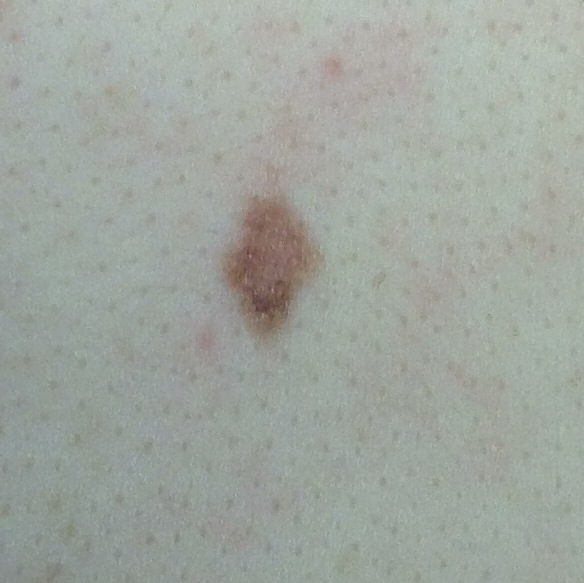
#> input picture Lab3_Moles/lab2_moles/low_risk_1.jpg, 584 x 583 px, given in place of low_risk_4.jpg, which was not available
$ python SegmOfMoles.py
#> lines starting #> are read from the running program, lines starting #| are printed output that depends on the picture; after the words box and inside, x2 and y2 are one past the last pixel; in counts of white or black regions, pixels touching at a corner belong together; pictures that were not available may be replaced by others from this repository, and a replacement may not be noted
import matplotlib.image as mpimg
import matplotlib.pyplot as plt
import numpy as np
import os
from sklearn.cluster import KMeans
from sklearn.cluster import DBSCAN

def main():
    plt.ion()   # turn on interactive mode
    infolder = 'lab2_moles'   # folder with images
    outfolder = 'Plot'  # folder to save the images

    #for filename in os.listdir(folder): # loop through all files in the folder
    filename = 'low_risk_4.jpg'
    file_path = os.path.join(infolder, filename)  # get the path to the file
    img = mpimg.imread(file_path)   # read the image
#> img is the input picture: shape (583, 584, 3); mean R, G, B 159.4, 165.6, 158.5

    [nrows, ncols, nchannels] = img.shape # get the image size
#> nrows = 583; ncols = 584; nchannels = 3
    img_2D = img.reshape(nrows*ncols, nchannels)    # reshape the image to a 2D array
    kmeans = KMeans(n_clusters=3, random_state=0) # create KMeans object, we want to have 3 clusters
    kmeans.fit(img_2D) # fit the model kmeans to the data

    # the image is in RGB, so it has 3 channels, when we execute kmean on the image, we get 3 centroids, each of them has 3 coordinates
    kmeans.cluster_centers_ # get the cluster centers (k=3 centroids with D=3 coordinates), k is the hyperparameter of the KMeans algorithm, D is the number of features
    kmeans.labels_ # get the labels of the each point in the image, so we get the cluster index for each pixel
    Ncluster = len(kmeans.cluster_centers_) # get the number of clusters, which is equal to the number of centroids. We read the number of rows of the centroids matrix
    centroids = kmeans.cluster_centers_.astype('uint8') # convert the centroids to 8-bit unsigned integers
    img_2D_quant = img_2D.copy() # create a copy of the 2D image
    for kc in range(Ncluster):  # loop through all clusters
        img_2D_quant[(kmeans.labels_ == kc),:] = centroids[kc,:]    # produce a quantized image, where each pixel is assigned to the closest centroid
    img_quant = img_2D_quant.reshape(nrows, ncols, nchannels)   # reshape the image to the original size
    plt.figure()
    plt.imshow(img_quant, interpolation=None)
    plt.title('Quantized image')
    #plt.show()
    plt.savefig(os.path.join(outfolder, 'quantized_'+filename))  # Save the plot as a file in the specified directory

    centroids = kmeans.cluster_centers_
    conv_to_gray = np.array([0.2125, 0.7154, 0.0721]) # conversion to grayscale
    centroids_gray = centroids@conv_to_gray # convert the centroids to grayscale
    i_col = centroids_gray.argmin() # get the index of the darkest centroid

    img_clust = kmeans.labels_.reshape(nrows, ncols) # reshape the labels to the image size
    mole_pos = np.argwhere(img_clust == i_col) # get the positions of the darkest cluster

    img_mole = np.ones([nrows, ncols]) * 255  # create a white image

    clusters = DBSCAN(eps=1, min_samples=4).fit(mole_pos)  # Fit DBSCAN
    labels = clusters.labels_  # Get cluster labels
    unique_labels = np.unique(labels)  # Get unique labels
#> unique_labels = 27 values from -1 to 25

    # find the more dense cluster
    most_compact_cluster_label = None
    smallest_inertia = float('inf')
    for label in unique_labels:
        if label != -1:  # Exclude noise
            cluster_points = mole_pos[labels == label]  # select the pixels of the cluster having the label selected
            centroid = np.mean(cluster_points, axis=0)  # Compute the centroid of the cluster
            inertia = np.sum(np.sum((cluster_points - centroid) ** 2, axis=1))  # Compute the inertia of the cluster
            if inertia < smallest_inertia and len(mole_pos[labels == label]) >= 1000 :  # Check if the current cluster is more compact than the previous one and if it has more than 1000 points
                smallest_inertia = inertia  # Update the smallest inertia
                most_compact_cluster_label = label  # Update the most compact cluster label
#> after the loop, most_compact_cluster_label = 0; smallest_inertia = 13177570.5

    # Visualize only the most compact cluster
    if most_compact_cluster_label is not None:
        print(f'Most compact cluster: {most_compact_cluster_label}')
#| Most compact cluster: 0
        print(f'Number of points in the most compact cluster: {len(mole_pos[labels == most_compact_cluster_label])}')
#| Number of points in the most compact cluster: 8376
        most_compact_cluster_points = mole_pos[labels == most_compact_cluster_label]
        img_mole[most_compact_cluster_points[:, 0], most_compact_cluster_points[:, 1]] = 0  # Set most compact cluster points to black

        # Crop the image to the bounding box of the mole
        min_row, min_col = np.min(most_compact_cluster_points, axis=0)
#> min_row = 195; min_col = 222
        max_row, max_col = np.max(most_compact_cluster_points, axis=0)
#> max_row = 340; max_col = 318
        cropped_img_mole = img_mole[min_row:max_row+1, min_col:max_col+1]

    cropped_img = img[min_row:max_row+1, min_col:max_col+1].copy()  # Crop the image to the bounding box of the mole
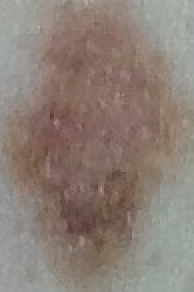
#> cropped_img: shape (146, 97, 3) (shown 2 times larger); mean R, G, B 140.3, 126.8, 118.1

    # Save the segmented and cropped image
    plt.figure()
    plt.matshow(cropped_img_mole, cmap='gray')
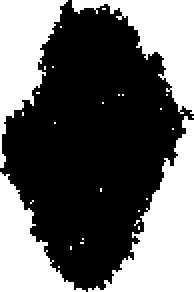
#> cropped_img_mole: shape (146, 97) float64 (shown 2 times larger); 40.9% white; 28 white regions (24 under 20 px), largest, box (x1, y1, x2, y2) and area: (44, 58, 97, 146) 1960, (36, 0, 97, 57) 1333, (0, 0, 34, 84) 1317, (0, 86, 43, 146) 1140
    plt.title('Segmentation of moles')
    plt.savefig(os.path.join(outfolder, f'segmented_cropped.png'))  # Save the plot
    plt.close()

    # Save the segmented image
    plt.figure()
    plt.matshow(img_mole, cmap='gray')
    plt.title('Segmentation of moles')
    plt.savefig(os.path.join(outfolder, f'segmented.png'))  # Save the plot
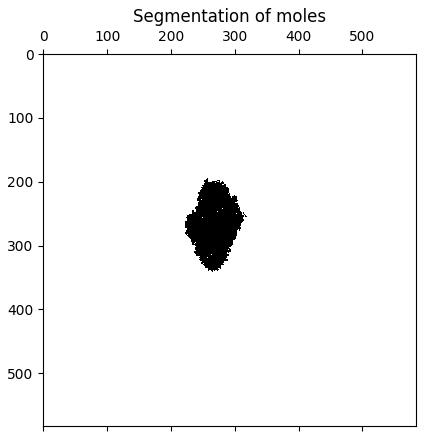
#> figure drawn by matplotlib, 1 panel
    plt.close()

    delta = 6
    # add padding to the cropped image to avoid black borders
    padded_img_mole = np.pad(cropped_img_mole, pad_width=delta, mode='edge')

    img_mole_filt = np.zeros_like(cropped_img_mole)  # create a black image
    for kr in range(delta, max_row-min_row+1+delta):   # loop through all rows
        for kc in range(delta, max_col-min_col+1+delta):  # loop through all columns
            img_mole_filt[kr-delta, kc-delta] = np.mean(padded_img_mole[kr-delta:kr+delta+1, kc-delta:kc+delta+1])
            if(img_mole_filt[kr-delta, kc-delta] > 100):    # thresholding
                img_mole_filt[kr-delta, kc-delta] = 255 # set the pixel to white
            else:      # if the pixel is darker than 100
                img_mole_filt[kr-delta, kc-delta] = 0   # set the pixel to black
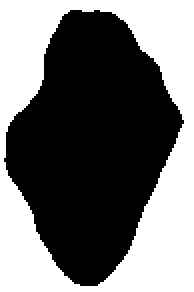
#> img_mole_filt: shape (146, 97) float64 (shown 2 times larger); 44.3% white; 1 white region, box (x1, y1, x2, y2) and area: (0, 0, 97, 146) 6275

    plt.figure()
    plt.matshow(img_mole_filt)
    plt.title('Filtered segmentation of moles')
    plt.savefig(os.path.join(outfolder, f'filtered_segmented.png'))  # Save the plot
    plt.close()

    # sobel filter
    sobel_x = np.array([[-1, 0, 1], [-2, 0, 2], [-1, 0, 1]]) # sobel filter in x direction
    sobel_y = np.array([[1, 2, 1], [0, 0, 0], [-1, -2, -1]]) # sobel filter in y direction
    img_mole_filt_sobel = np.zeros_like(img_mole_filt) # create a black image
    for kr in range(1, max_row-min_row+1-1):  # loop through all rows
        for kc in range(1, max_col-min_col+1-1):  # loop through all columns
            Gx = np.sum(np.sum(sobel_x * img_mole_filt[kr-1:kr+2, kc-1:kc+2])) # compute the gradient in x direction
            Gy = np.sum(np.sum(sobel_y * img_mole_filt[kr-1:kr+2, kc-1:kc+2])) # compute the gradient in y direction
            img_mole_filt_sobel[kr, kc] = np.sqrt(Gx**2 + Gy**2) # compute the gradient magnitude
            if(img_mole_filt_sobel[kr,kc] != 0):
                cropped_img[kr,kc] = [255,0,0] # set the pixel to red
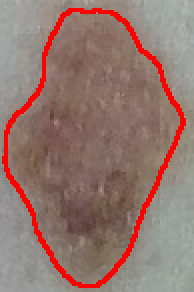
#> cropped_img: shape (146, 97, 3) (shown 2 times larger); 6.47% of pixels changed, all inside (x1, y1, x2, y2) = (1, 4, 93, 144)
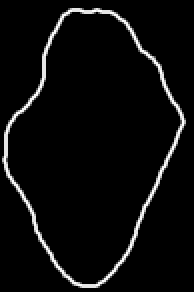
#> img_mole_filt_sobel: shape (146, 97) float64 (shown 2 times larger); min 0, max 1140.4, mean 51.6; drawn with min black and max white

    plt.figure()
    plt.matshow(img_mole_filt_sobel)
    plt.title('Sobel filter')
    plt.savefig(os.path.join(outfolder, f'sobel.png'))  # Save the plot
    plt.close()

    plt.figure()
    plt.imshow(cropped_img)
    plt.title('Original image with bounding box')
    plt.savefig(os.path.join(outfolder, f'original_with_bounding_box.png'))  # Save the plot
    plt.close()

    # plot the original image with the bounding founded with sobel filter
if __name__ == "__main__":
    main()

$ run again, on Lab3_Moles/lab2_moles/low_risk_3.jpg
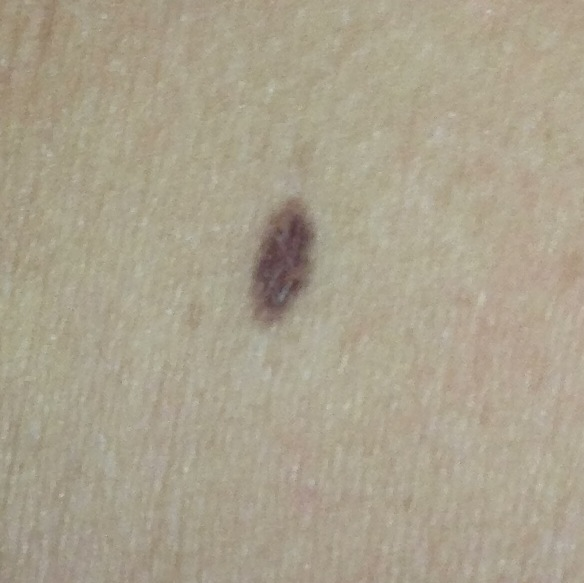
#> input picture Lab3_Moles/lab2_moles/low_risk_3.jpg, 584 x 583 px, given in place of low_risk_4.jpg, which was not available
#> in main, img is the input picture: shape (583, 584, 3); mean R, G, B 170.2, 161.4, 141.3
#| Most compact cluster: 1
#| Number of points in the most compact cluster: 5127
#> cropped_img_mole: shape (125, 65) float64; 36.9% white; 8 white regions (4 under 20 px), largest, box (x1, y1, x2, y2) and area: (19, 35, 65, 125) 1300, (0, 0, 41, 90) 1148, (44, 0, 65, 34) 318, (0, 91, 18, 125) 224
#> after the loop in main, `for kr in range(1, max_row-min_row+1-1):`:
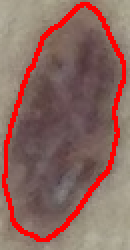
#> cropped_img: shape (125, 65, 3) (shown 2 times larger); mean R, G, B 139.5, 102.3, 94.8
#> after the loop in main, `for kr in range(1, max_row-min_row+1-1):`:
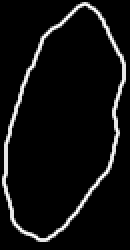
#> img_mole_filt_sobel: shape (125, 65) float64 (shown 2 times larger); min 0, max 1140.4, mean 72.1; drawn with min black and max white

$ run again, on Lab3_Moles/lab2_moles/low_risk_5.jpg
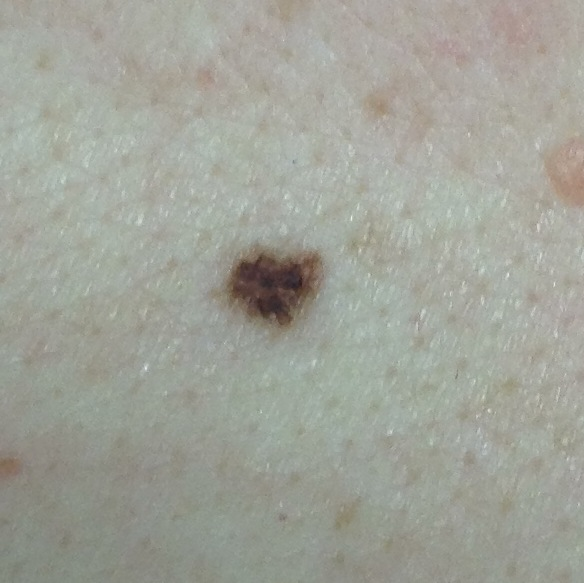
#> input picture Lab3_Moles/lab2_moles/low_risk_5.jpg, 584 x 583 px, given in place of low_risk_4.jpg, which was not available
#> in main, img is the input picture: shape (583, 584, 3); mean R, G, B 160.3, 162.3, 152.7
#| Most compact cluster: 0
#| Number of points in the most compact cluster: 4820
#> cropped_img_mole: shape (78, 93) float64; 33.6% white; 14 white regions (10 under 20 px), largest, box (x1, y1, x2, y2) and area: (56, 10, 93, 78) 826, (0, 40, 55, 78) 800, (0, 0, 37, 39) 449, (39, 0, 93, 11) 338
#> after the loop in main, `for kr in range(1, max_row-min_row+1-1):`:
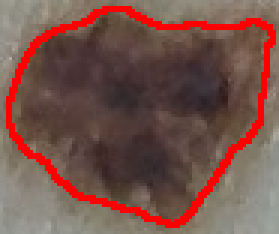
#> cropped_img: shape (78, 93, 3) (shown 3 times larger); mean R, G, B 119.3, 82.5, 74.4
#> after the loop in main, `for kr in range(1, max_row-min_row+1-1):`:
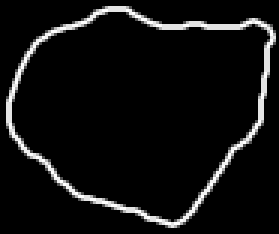
#> img_mole_filt_sobel: shape (78, 93) float64 (shown 3 times larger); min 0, max 1140.4, mean 73.9; drawn with min black and max white

$ run again, on Lab3_Moles/lab2_moles/low_risk_6.jpg
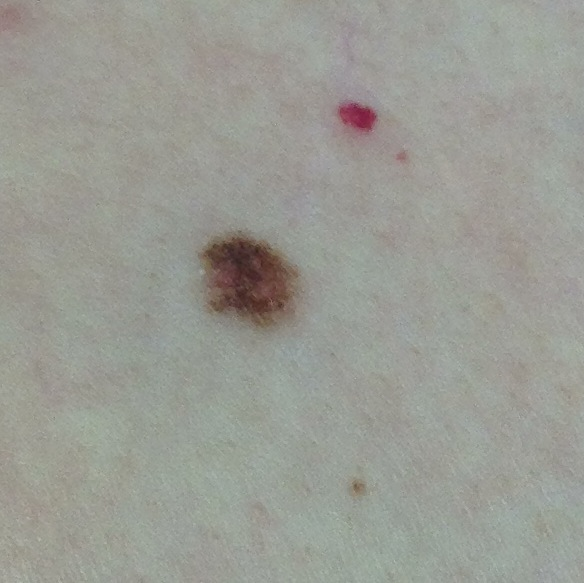
#> input picture Lab3_Moles/lab2_moles/low_risk_6.jpg, 584 x 583 px, given in place of low_risk_4.jpg, which was not available
#> in main, img is the input picture: shape (583, 584, 3); mean R, G, B 154, 155.1, 147.8
#| Most compact cluster: 1
#| Number of points in the most compact cluster: 6520
#> cropped_img_mole: shape (98, 99) float64; 32.8% white; 13 white regions (9 under 20 px), largest, box (x1, y1, x2, y2) and area: (0, 25, 66, 98) 1216, (42, 0, 99, 42) 1068, (67, 46, 99, 98) 499, (0, 0, 40, 24) 387
#> after the loop in main, `for kr in range(1, max_row-min_row+1-1):`:
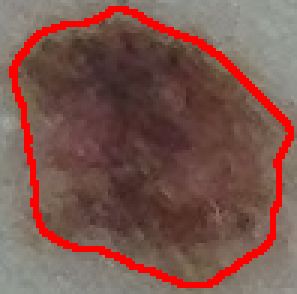
#> cropped_img: shape (98, 99, 3) (shown 3 times larger); mean R, G, B 123, 85.8, 77.8
#> after the loop in main, `for kr in range(1, max_row-min_row+1-1):`:
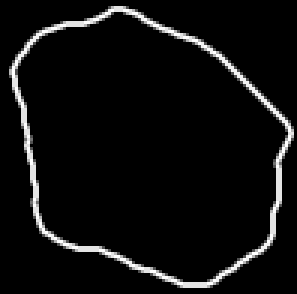
#> img_mole_filt_sobel: shape (98, 99) float64 (shown 3 times larger); min 0, max 1140.4, mean 62.7; drawn with min black and max white
